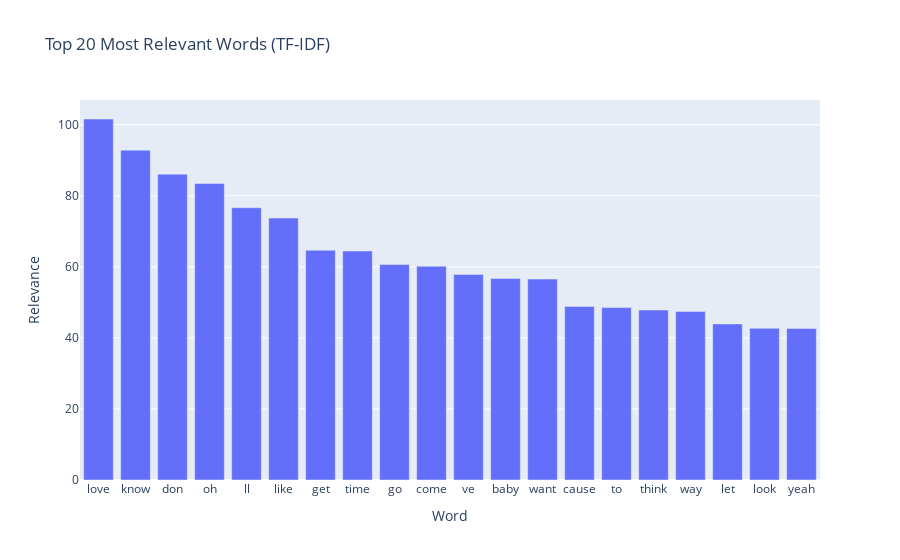

Notebook code cell kept with this figure:
### Code cell
word_relevance = tfidf_df.sum().sort_values(ascending=False)

word_relevance_df = word_relevance.reset_index()
word_relevance_df.columns = ['word', 'relevance']

bar_word_relevance = px.bar(
    word_relevance_df.head(20),
    x='word',
    y='relevance',
    title='Top 20 Most Relevant Words (TF-IDF)',
    labels={'word': 'Word', 'relevance': 'Relevance'}
)

bar_word_relevance.show()

### Figure 1 — Plotly figure (JSON) as saved in the notebook; plotly's stock layout.template omitted (floating-point values rounded to 4 significant figures)
{"data": [{"hovertemplate": "Word=%{x}<br>Relevance=%{y}<extra></extra>", "legendgroup": "", "marker": {"color": "#636efa", "pattern": {"shape": ""}}, "name": "", "orientation": "v", "showlegend": false, "textposition": "auto", "type": "bar", "x": ["love", "know", "don", "oh", "ll", "like", "get", "time", "go", "come", "ve", "baby", "want", "cause", "to", "think", "way", "let", "look", "yeah"], "xaxis": "x", "y": [101.6, 92.86, 86.09, 83.48, 76.65, 73.74, 64.67, 64.47, 60.63, 60.18, 57.87, 56.75, 56.56, 48.86, 48.53, 47.83, 47.41, 43.94, 42.69, 42.67], "yaxis": "y"}], "layout": {"barmode": "relative", "legend": {"tracegroupgap": 0}, "title": {"text": "Top 20 Most Relevant Words (TF-IDF)"}, "xaxis": {"anchor": "y", "domain": [0, 1], "title": {"text": "Word"}}, "yaxis": {"anchor": "x", "domain": [0, 1], "title": {"text": "Relevance"}}}}
